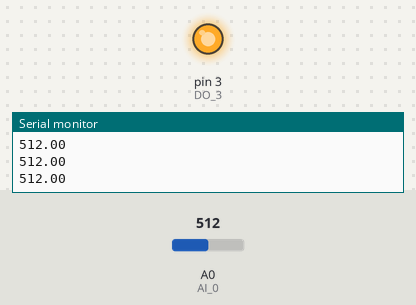
A sketch run on a simulated Arduino Uno, built with avr-gcc and run on an emulated ATmega328P. On the bench: output pins drawn as LEDs (lit = HIGH), the last lines printed to the serial monitor. The inputs (shaded band) are chosen by the test bench; at power-on: A0 (AI_0) = 512.

Above: at 0.1 s.
At 5.1 s:
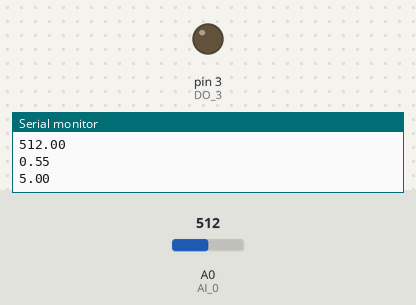
Timing chart, 0 to 6.6 s (numbered marks = the images above):
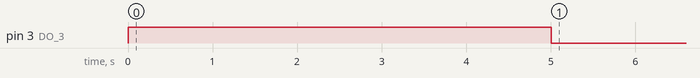

The sketch:

temperature_sensor.ino
```cpp
//constants
const unsigned int AI_0 = A0; //TMP
const unsigned int DO_3 = 3; //LED
const unsigned int max_dig = 1023; //10bit resolution
const String mode = "INTERNAL";

//variables
float dig_value = 0.0;
float temp_volts = 0.0;
float temp_deg = 0.0;
float Vref = 0.0;

//void setup
void setup() {
  //IO mapping
  pinMode(DO_3, OUTPUT);
  pinMode(AI_0, INPUT);

  //setting INTERNAL reference voltage
  if(mode == "INTERNAL") {
    analogReference(INTERNAL);
    Vref = 1.1;
    }

  //Enabling Serial port
  Serial.begin(9600);

  //Calibration
  digitalWrite(DO_3, HIGH);
  while(millis() < 5000){
    dig_value = analogRead(AI_0);
    Serial.println(dig_value);
    dig_value = constrain(dig_value, 0, max_dig);
  }
  digitalWrite(DO_3, LOW);
}
//void loop
void loop() {
  //Analog value average read and limiting
  unsigned int avg=0;
  for (int i = 0; i < 64; i++){
    dig_value = analogRead(AI_0);
    dig_value = constrain(dig_value, 0, max_dig);
    avg += dig_value;
    }
  dig_value = avg/64.0;
  Serial.println(dig_value);

  //ADC conversion
  temp_volts = (dig_value/(float)(max_dig+1))*Vref;
  Serial.println(temp_volts);

  //Temperature calculation
  temp_deg = 100*temp_volts -50; //750mV @ 25degC
  Serial.println(temp_deg);
  delay(1000);
}
```
